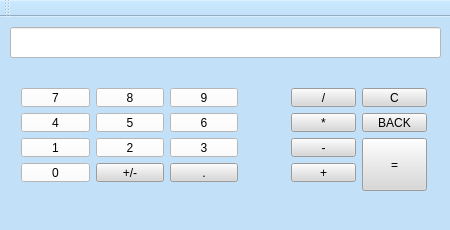
<?xml version="1.0" encoding="UTF-8"?>
<ui version="4.0">
 <class>MainWindow</class>
 <widget class="QMainWindow" name="MainWindow">
  <property name="geometry">
   <rect>
    <x>0</x>
    <y>0</y>
    <width>450</width>
    <height>230</height>
   </rect>
  </property>
  <property name="sizePolicy">
   <sizepolicy hsizetype="Fixed" vsizetype="Fixed">
    <horstretch>0</horstretch>
    <verstretch>0</verstretch>
   </sizepolicy>
  </property>
  <property name="minimumSize">
   <size>
    <width>450</width>
    <height>230</height>
   </size>
  </property>
  <property name="maximumSize">
   <size>
    <width>450</width>
    <height>230</height>
   </size>
  </property>
  <property name="windowTitle">
   <string>Kalkulačka - Juraj Šallai</string>
  </property>
  <property name="styleSheet">
   <string notr="true">background-color: rgb(194, 225, 248);
font: 63 8pt &quot;Segoe UI Semibold&quot;;</string>
  </property>
  <widget class="QWidget" name="centralWidget">
   <widget class="QLineEdit" name="lineEdit">
    <property name="geometry">
     <rect>
      <x>10</x>
      <y>10</y>
      <width>431</width>
      <height>31</height>
     </rect>
    </property>
    <property name="styleSheet">
     <string notr="true">background-color: rgb(255, 255, 255);
font: 63 12pt &quot;Segoe UI Semibold&quot;;</string>
    </property>
    <property name="alignment">
     <set>Qt::AlignRight|Qt::AlignTrailing|Qt::AlignVCenter</set>
    </property>
    <property name="readOnly">
     <bool>true</bool>
    </property>
   </widget>
   <widget class="QWidget" name="layoutWidget">
    <property name="geometry">
     <rect>
      <x>280</x>
      <y>60</y>
      <width>158</width>
      <height>116</height>
     </rect>
    </property>
    <layout class="QGridLayout" name="gridLayout_2">
     <item row="1" column="1">
      <widget class="QPushButton" name="pushButtonBack">
       <property name="styleSheet">
        <string notr="true">background-color: rgb(216, 216, 216);</string>
       </property>
       <property name="text">
        <string>BACK</string>
       </property>
      </widget>
     </item>
     <item row="2" column="0">
      <widget class="QPushButton" name="pushButtonOperationMinus">
       <property name="styleSheet">
        <string notr="true">background-color: rgb(216, 216, 216);</string>
       </property>
       <property name="text">
        <string>-</string>
       </property>
      </widget>
     </item>
     <item row="0" column="1">
      <widget class="QPushButton" name="pushButtonClear">
       <property name="styleSheet">
        <string notr="true">background-color: rgb(216, 216, 216);</string>
       </property>
       <property name="text">
        <string>C</string>
       </property>
      </widget>
     </item>
     <item row="0" column="0">
      <widget class="QPushButton" name="pushButtonOperationDiv">
       <property name="styleSheet">
        <string notr="true">background-color: rgb(216, 216, 216);</string>
       </property>
       <property name="text">
        <string>/</string>
       </property>
      </widget>
     </item>
     <item row="1" column="0">
      <widget class="QPushButton" name="pushButtonOperationMult">
       <property name="styleSheet">
        <string notr="true">background-color: rgb(216, 216, 216);</string>
       </property>
       <property name="text">
        <string>*</string>
       </property>
      </widget>
     </item>
     <item row="2" column="1" rowspan="2">
      <widget class="QPushButton" name="pushButtonEquals">
       <property name="minimumSize">
        <size>
         <width>0</width>
         <height>53</height>
        </size>
       </property>
       <property name="styleSheet">
        <string notr="true">background-color: rgb(216, 216, 216);</string>
       </property>
       <property name="text">
        <string>=</string>
       </property>
      </widget>
     </item>
     <item row="3" column="0">
      <widget class="QPushButton" name="pushButtonOperationPlus">
       <property name="styleSheet">
        <string notr="true">background-color: rgb(216, 216, 216);</string>
       </property>
       <property name="text">
        <string>+</string>
       </property>
      </widget>
     </item>
    </layout>
   </widget>
   <widget class="QWidget" name="layoutWidget">
    <property name="geometry">
     <rect>
      <x>10</x>
      <y>60</y>
      <width>239</width>
      <height>116</height>
     </rect>
    </property>
    <layout class="QGridLayout" name="gridLayout">
     <item row="0" column="0">
      <widget class="QPushButton" name="pushButtonNumberSeven">
       <property name="styleSheet">
        <string notr="true">background-color: rgb(255, 255, 255);</string>
       </property>
       <property name="text">
        <string>7</string>
       </property>
      </widget>
     </item>
     <item row="0" column="1">
      <widget class="QPushButton" name="pushButtonNumberEight">
       <property name="styleSheet">
        <string notr="true">background-color: rgb(255, 255, 255);</string>
       </property>
       <property name="text">
        <string>8</string>
       </property>
      </widget>
     </item>
     <item row="0" column="2">
      <widget class="QPushButton" name="pushButtonNumberNine">
       <property name="styleSheet">
        <string notr="true">background-color: rgb(255, 255, 255);</string>
       </property>
       <property name="text">
        <string>9</string>
       </property>
      </widget>
     </item>
     <item row="1" column="0">
      <widget class="QPushButton" name="pushButtonNumberFour">
       <property name="styleSheet">
        <string notr="true">background-color: rgb(255, 255, 255);</string>
       </property>
       <property name="text">
        <string>4</string>
       </property>
      </widget>
     </item>
     <item row="1" column="1">
      <widget class="QPushButton" name="pushButtonNumberFive">
       <property name="styleSheet">
        <string notr="true">background-color: rgb(255, 255, 255);</string>
       </property>
       <property name="text">
        <string>5</string>
       </property>
      </widget>
     </item>
     <item row="1" column="2">
      <widget class="QPushButton" name="pushButtonNumberSix">
       <property name="styleSheet">
        <string notr="true">background-color: rgb(255, 255, 255);</string>
       </property>
       <property name="text">
        <string>6</string>
       </property>
      </widget>
     </item>
     <item row="2" column="0">
      <widget class="QPushButton" name="pushButtonNumberOne">
       <property name="styleSheet">
        <string notr="true">background-color: rgb(255, 255, 255);</string>
       </property>
       <property name="text">
        <string>1</string>
       </property>
      </widget>
     </item>
     <item row="2" column="1">
      <widget class="QPushButton" name="pushButtonNumberTwo">
       <property name="styleSheet">
        <string notr="true">background-color: rgb(255, 255, 255);</string>
       </property>
       <property name="text">
        <string>2</string>
       </property>
      </widget>
     </item>
     <item row="2" column="2">
      <widget class="QPushButton" name="pushButtonNumberThree">
       <property name="styleSheet">
        <string notr="true">background-color: rgb(255, 255, 255);</string>
       </property>
       <property name="text">
        <string>3</string>
       </property>
      </widget>
     </item>
     <item row="3" column="0">
      <widget class="QPushButton" name="pushButtonNumberZero">
       <property name="styleSheet">
        <string notr="true">background-color: rgb(255, 255, 255);</string>
       </property>
       <property name="text">
        <string>0</string>
       </property>
      </widget>
     </item>
     <item row="3" column="1">
      <widget class="QPushButton" name="pushButtonSign">
       <property name="styleSheet">
        <string notr="true">background-color: rgb(216, 216, 216);</string>
       </property>
       <property name="text">
        <string>+/-</string>
       </property>
      </widget>
     </item>
     <item row="3" column="2">
      <widget class="QPushButton" name="pushButtonDecimalPoint">
       <property name="styleSheet">
        <string notr="true">background-color: rgb(216, 216, 216);</string>
       </property>
       <property name="text">
        <string>.</string>
       </property>
      </widget>
     </item>
    </layout>
   </widget>
  </widget>
  <widget class="QMenuBar" name="menuBar">
   <property name="geometry">
    <rect>
     <x>0</x>
     <y>0</y>
     <width>450</width>
     <height>19</height>
    </rect>
   </property>
  </widget>
  <widget class="QToolBar" name="mainToolBar">
   <attribute name="toolBarArea">
    <enum>TopToolBarArea</enum>
   </attribute>
   <attribute name="toolBarBreak">
    <bool>false</bool>
   </attribute>
  </widget>
  <widget class="QStatusBar" name="statusBar"/>
 </widget>
 <layoutdefault spacing="6" margin="11"/>
 <resources/>
 <connections/>
</ui>
